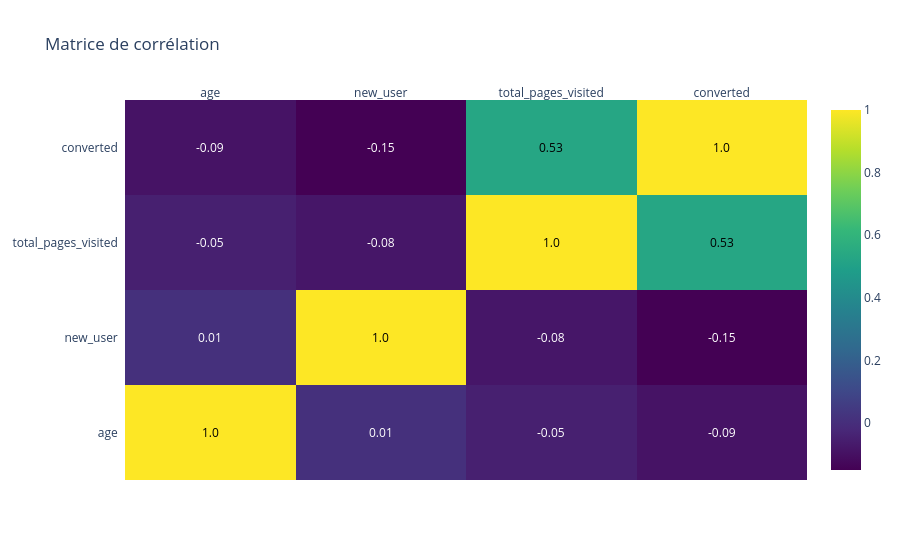

Source (notebook cell):
### Code cell
import plotly.figure_factory as ff
numerical_cols = data_train.select_dtypes(include='number')
corr_matrix = numerical_cols.corr()

fig = ff.create_annotated_heatmap(
    z=corr_matrix.values.round(2),
    x=corr_matrix.columns.tolist(),
    y=corr_matrix.index.tolist(),
    colorscale='Viridis',
    showscale=True
)

fig.update_layout(title="Matrice de corrélation")
fig.show()

### Figure 1 — Plotly figure (JSON) as saved in the notebook; plotly's stock layout.template omitted (floating-point values rounded to 4 significant figures)
{"data": [{"colorscale": [[0, "#440154"], [0.1111, "#482878"], [0.2222, "#3e4989"], [0.3333, "#31688e"], [0.4444, "#26828e"], [0.5556, "#1f9e89"], [0.6667, "#35b779"], [0.7778, "#6ece58"], [0.8889, "#b5de2b"], [1, "#fde725"]], "reversescale": false, "showscale": true, "type": "heatmap", "x": ["age", "new_user", "total_pages_visited", "converted"], "y": ["age", "new_user", "total_pages_visited", "converted"], "z": [[1.0, 0.01, -0.05, -0.09], [0.01, 1.0, -0.08, -0.15], [-0.05, -0.08, 1.0, 0.53], [-0.09, -0.15, 0.53, 1.0]]}], "layout": {"annotations": [{"font": {"color": "#000000"}, "showarrow": false, "text": "1.0", "x": "age", "xref": "x", "y": "age", "yref": "y"}, {"font": {"color": "#FFFFFF"}, "showarrow": false, "text": "0.01", "x": "new_user", "xref": "x", "y": "age", "yref": "y"}, {"font": {"color": "#FFFFFF"}, "showarrow": false, "text": "-0.05", "x": "total_pages_visited", "xref": "x", "y": "age", "yref": "y"}, {"font": {"color": "#FFFFFF"}, "showarrow": false, "text": "-0.09", "x": "converted", "xref": "x", "y": "age", "yref": "y"}, {"font": {"color": "#FFFFFF"}, "showarrow": false, "text": "0.01", "x": "age", "xref": "x", "y": "new_user", "yref": "y"}, {"font": {"color": "#000000"}, "showarrow": false, "text": "1.0", "x": "new_user", "xref": "x", "y": "new_user", "yref": "y"}, {"font": {"color": "#FFFFFF"}, "showarrow": false, "text": "-0.08", "x": "total_pages_visited", "xref": "x", "y": "new_user", "yref": "y"}, {"font": {"color": "#FFFFFF"}, "showarrow": false, "text": "-0.15", "x": "converted", "xref": "x", "y": "new_user", "yref": "y"}, {"font": {"color": "#FFFFFF"}, "showarrow": false, "text": "-0.05", "x": "age", "xref": "x", "y": "total_pages_visited", "yref": "y"}, {"font": {"color": "#FFFFFF"}, "showarrow": false, "text": "-0.08", "x": "new_user", "xref": "x", "y": "total_pages_visited", "yref": "y"}, {"font": {"color": "#000000"}, "showarrow": false, "text": "1.0", "x": "total_pages_visited", "xref": "x", "y": "total_pages_visited", "yref": "y"}, {"font": {"color": "#000000"}, "showarrow": false, "text": "0.53", "x": "converted", "xref": "x", "y": "total_pages_visited", "yref": "y"}, {"font": {"color": "#FFFFFF"}, "showarrow": false, "text": "-0.09", "x": "age", "xref": "x", "y": "converted", "yref": "y"}, {"font": {"color": "#FFFFFF"}, "showarrow": false, "text": "-0.15", "x": "new_user", "xref": "x", "y": "converted", "yref": "y"}, {"font": {"color": "#000000"}, "showarrow": false, "text": "0.53", "x": "total_pages_visited", "xref": "x", "y": "converted", "yref": "y"}, {"font": {"color": "#000000"}, "showarrow": false, "text": "1.0", "x": "converted", "xref": "x", "y": "converted", "yref": "y"}], "title": {"text": "Matrice de corrélation"}, "xaxis": {"dtick": 1, "gridcolor": "rgb(0, 0, 0)", "side": "top", "ticks": ""}, "yaxis": {"dtick": 1, "ticks": "", "ticksuffix": "  "}}}
